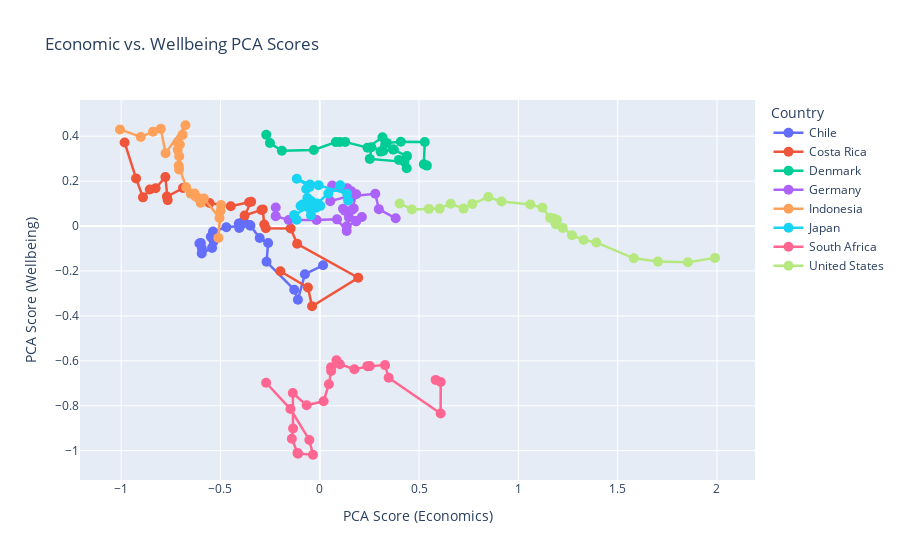

Here is the notebook cell this chart was saved with:
### Code cell
final_df = final_df.sort_values(by=['Country Name', 'Year'])

# --- Plotly Visualization ---
fig = px.line(
    final_df, 
    x='score_pca_economics', 
    y='score_pca_wellbeing', 
    color='Country Name',
    hover_data={'Year': True, 'score_pca_economics': ':.2f', 'score_pca_wellbeing': ':.2f'},
    line_group='Country Name',
    title='Economic vs. Wellbeing PCA Scores',
)

# Add markers (points) to the line plot for individual year visibility
fig.update_traces(
    mode='lines+markers', 
    marker={'size': 10},
    line={'width': 2.5}
)

# Final layout adjustments for clarity
fig.update_layout(
    xaxis_title='PCA Score (Economics)',
    yaxis_title='PCA Score (Wellbeing)',
    legend_title='Country',
    # Enable zoom/pan functionality
    hovermode='closest' 
)

fig.show()

### Figure 1 — Plotly figure (JSON) as saved in the notebook; plotly's stock layout.template omitted (floating-point values rounded to 4 significant figures)
{"data": [{"customdata": [[2000], [2001], [2002], [2003], [2004], [2005], [2006], [2007], [2008], [2009], [2010], [2011], [2012], [2013], [2014], [2015], [2016], [2017], [2018], [2019], [2020], [2021], [2022], [2023]], "hovertemplate": "Country Name=Chile<br>score_pca_economics=%{x:.2f}<br>score_pca_wellbeing=%{y:.2f}<br>Year=%{customdata[0]}<extra></extra>", "legendgroup": "Chile", "line": {"color": "#636efa", "dash": "solid", "width": 2.5}, "marker": {"size": 10, "symbol": "circle"}, "mode": "lines+markers", "name": "Chile", "orientation": "v", "showlegend": true, "type": "scatter", "x": [-0.606, -0.5984, -0.593, -0.5942, -0.5423, -0.5345, -0.5485, -0.5375, -0.4703, -0.3514, -0.4076, -0.3966, -0.4054, -0.4039, -0.3819, -0.383, -0.3489, -0.3024, -0.2599, -0.268, -0.1285, -0.11, -0.07477, 0.01662], "xaxis": "x", "y": [-0.07759, -0.07529, -0.1013, -0.122, -0.09726, -0.06814, -0.04788, -0.02465, -0.005316, 0.004612, 0.01102, 0.008419, -0.009019, -0.003781, 0.01305, 0.02273, 0.001467, -0.05302, -0.0757, -0.159, -0.2833, -0.3282, -0.2146, -0.1747], "yaxis": "y"}, {"customdata": [[2000], [2001], [2002], [2003], [2004], [2005], [2006], [2007], [2008], [2009], [2010], [2011], [2012], [2013], [2014], [2015], [2016], [2017], [2018], [2019], [2020], [2021], [2022], [2023]], "hovertemplate": "Country Name=Costa Rica<br>score_pca_economics=%{x:.2f}<br>score_pca_wellbeing=%{y:.2f}<br>Year=%{customdata[0]}<extra></extra>", "legendgroup": "Costa Rica", "line": {"color": "#EF553B", "dash": "solid", "width": 2.5}, "marker": {"size": 10, "symbol": "circle"}, "mode": "lines+markers", "name": "Costa Rica", "orientation": "v", "showlegend": true, "type": "scatter", "x": [-0.9826, -0.9248, -0.8902, -0.8556, -0.8263, -0.7773, -0.7657, -0.7697, -0.6886, -0.5549, -0.4479, -0.3558, -0.3453, -0.3782, -0.2934, -0.2871, -0.2794, -0.2716, -0.1464, -0.1137, 0.1936, -0.0387, -0.05966, -0.1984], "xaxis": "x", "y": [0.3721, 0.212, 0.1277, 0.1623, 0.1679, 0.2183, 0.1155, 0.1309, 0.169, 0.1025, 0.0884, 0.1057, 0.1083, 0.04701, 0.07115, 0.07401, 0.0072, -0.009574, -0.01119, -0.07915, -0.2303, -0.3569, -0.2737, -0.2012], "yaxis": "y"}, {"customdata": [[2000], [2001], [2002], [2003], [2004], [2005], [2006], [2007], [2008], [2009], [2010], [2011], [2012], [2013], [2014], [2015], [2016], [2017], [2018], [2019], [2020], [2021], [2022], [2023]], "hovertemplate": "Country Name=Denmark<br>score_pca_economics=%{x:.2f}<br>score_pca_wellbeing=%{y:.2f}<br>Year=%{customdata[0]}<extra></extra>", "legendgroup": "Denmark", "line": {"color": "#00cc96", "dash": "solid", "width": 2.5}, "marker": {"size": 10, "symbol": "circle"}, "mode": "lines+markers", "name": "Denmark", "orientation": "v", "showlegend": true, "type": "scatter", "x": [-0.2693, -0.2509, -0.1908, -0.02991, 0.08125, 0.1023, 0.128, 0.2404, 0.3158, 0.3064, 0.3677, 0.4393, 0.3983, 0.438, 0.4265, 0.252, 0.26, 0.3188, 0.3728, 0.3373, 0.4081, 0.5288, 0.5242, 0.5393], "xaxis": "x", "y": [0.4065, 0.3695, 0.3354, 0.3383, 0.3736, 0.3744, 0.3746, 0.3486, 0.3951, 0.3313, 0.3413, 0.3112, 0.2944, 0.2569, 0.2859, 0.2989, 0.3511, 0.3341, 0.3407, 0.3701, 0.3751, 0.3741, 0.2747, 0.269], "yaxis": "y"}, {"customdata": [[2000], [2001], [2002], [2003], [2004], [2005], [2006], [2007], [2008], [2009], [2010], [2011], [2012], [2013], [2014], [2015], [2016], [2017], [2018], [2019], [2020], [2021], [2022], [2023]], "hovertemplate": "Country Name=Germany<br>score_pca_economics=%{x:.2f}<br>score_pca_wellbeing=%{y:.2f}<br>Year=%{customdata[0]}<extra></extra>", "legendgroup": "Germany", "line": {"color": "#ab63fa", "dash": "solid", "width": 2.5}, "marker": {"size": 10, "symbol": "circle"}, "mode": "lines+markers", "name": "Germany", "orientation": "v", "showlegend": true, "type": "scatter", "x": [-0.2216, -0.2216, -0.1564, -0.01584, 0.08691, 0.1356, 0.1359, 0.1832, 0.2122, 0.1468, 0.1265, 0.1709, 0.117, 0.1615, 0.1838, 0.05292, 0.06269, 0.1024, 0.1592, 0.1378, 0.1579, 0.2796, 0.2974, 0.3822], "xaxis": "x", "y": [0.08245, 0.04405, 0.02708, 0.02664, 0.0298, -0.02176, -0.0008703, 0.02003, 0.04038, 0.0382, 0.06845, 0.07857, 0.07728, 0.07163, 0.1413, 0.1108, 0.1803, 0.1757, 0.1547, 0.1686, 0.133, 0.1438, 0.07519, 0.03454], "yaxis": "y"}, {"customdata": [[2000], [2001], [2002], [2003], [2004], [2005], [2006], [2007], [2008], [2009], [2010], [2011], [2012], [2013], [2014], [2015], [2016], [2017], [2018], [2019], [2020], [2021], [2022], [2023]], "hovertemplate": "Country Name=Indonesia<br>score_pca_economics=%{x:.2f}<br>score_pca_wellbeing=%{y:.2f}<br>Year=%{customdata[0]}<extra></extra>", "legendgroup": "Indonesia", "line": {"color": "#FFA15A", "dash": "solid", "width": 2.5}, "marker": {"size": 10, "symbol": "circle"}, "mode": "lines+markers", "name": "Indonesia", "orientation": "v", "showlegend": true, "type": "scatter", "x": [-1.006, -0.9013, -0.8395, -0.8001, -0.7762, -0.6759, -0.6906, -0.7162, -0.7044, -0.7151, -0.7078, -0.7082, -0.7098, -0.6726, -0.6496, -0.626, -0.6301, -0.611, -0.5994, -0.5833, -0.5047, -0.5103, -0.4967, -0.499], "xaxis": "x", "y": [0.4301, 0.3966, 0.4202, 0.4326, 0.3243, 0.4487, 0.4057, 0.3731, 0.3631, 0.3396, 0.3106, 0.2519, 0.2695, 0.1724, 0.1444, 0.1321, 0.1451, 0.1241, 0.1032, 0.1224, 0.03582, -0.05279, 0.09373, 0.06801], "yaxis": "y"}, {"customdata": [[2000], [2001], [2002], [2003], [2004], [2005], [2006], [2007], [2008], [2009], [2010], [2011], [2012], [2013], [2014], [2015], [2016], [2017], [2018], [2019], [2020], [2021], [2022], [2023]], "hovertemplate": "Country Name=Japan<br>score_pca_economics=%{x:.2f}<br>score_pca_wellbeing=%{y:.2f}<br>Year=%{customdata[0]}<extra></extra>", "legendgroup": "Japan", "line": {"color": "#19d3f3", "dash": "solid", "width": 2.5}, "marker": {"size": 10, "symbol": "circle"}, "mode": "lines+markers", "name": "Japan", "orientation": "v", "showlegend": true, "type": "scatter", "x": [0.002923, -0.06988, -0.08658, -0.04977, -0.01886, -0.04418, -0.08492, -0.09653, -0.01436, 0.04347, 0.1029, 0.1426, 0.1376, -0.005991, -0.04909, -0.1156, -0.0509, -0.0681, -0.06269, -0.05092, -0.04493, -0.04124, -0.1289, -0.1163], "xaxis": "x", "y": [0.08983, 0.09074, 0.09607, 0.07678, 0.08192, 0.04837, 0.08806, 0.08921, 0.1005, 0.1451, 0.1817, 0.1141, 0.1438, 0.1821, 0.1845, 0.2104, 0.1744, 0.1648, 0.1251, 0.09912, 0.1127, 0.0923, 0.04875, 0.02832], "yaxis": "y"}, {"customdata": [[2000], [2001], [2002], [2003], [2004], [2005], [2006], [2007], [2008], [2009], [2010], [2011], [2012], [2013], [2014], [2015], [2016], [2017], [2018], [2019], [2020], [2021], [2022], [2023]], "hovertemplate": "Country Name=South Africa<br>score_pca_economics=%{x:.2f}<br>score_pca_wellbeing=%{y:.2f}<br>Year=%{customdata[0]}<extra></extra>", "legendgroup": "South Africa", "line": {"color": "#FF6692", "dash": "solid", "width": 2.5}, "marker": {"size": 10, "symbol": "circle"}, "mode": "lines+markers", "name": "South Africa", "orientation": "v", "showlegend": true, "type": "scatter", "x": [-0.2702, -0.1474, -0.05244, -0.03422, -0.1094, -0.1122, -0.1405, -0.1344, -0.1355, -0.066, 0.01933, 0.04595, 0.05745, 0.0571, 0.08416, 0.1013, 0.1742, 0.2398, 0.2519, 0.3287, 0.3469, 0.6087, 0.6091, 0.5837], "xaxis": "x", "y": [-0.6976, -0.8147, -0.9521, -1.018, -1.013, -1.01, -0.9473, -0.9011, -0.7432, -0.7981, -0.7797, -0.7044, -0.6454, -0.629, -0.5973, -0.615, -0.6378, -0.6237, -0.6236, -0.6192, -0.6752, -0.8347, -0.6942, -0.685], "yaxis": "y"}, {"customdata": [[2000], [2001], [2002], [2003], [2004], [2005], [2006], [2007], [2008], [2009], [2010], [2011], [2012], [2013], [2014], [2015], [2016], [2017], [2018], [2019], [2020], [2021], [2022], [2023]], "hovertemplate": "Country Name=United States<br>score_pca_economics=%{x:.2f}<br>score_pca_wellbeing=%{y:.2f}<br>Year=%{customdata[0]}<extra></extra>", "legendgroup": "United States", "line": {"color": "#B6E880", "dash": "solid", "width": 2.5}, "marker": {"size": 10, "symbol": "circle"}, "mode": "lines+markers", "name": "United States", "orientation": "v", "showlegend": true, "type": "scatter", "x": [0.402, 0.4638, 0.5493, 0.6038, 0.6595, 0.7242, 0.7682, 0.8485, 0.9151, 1.06, 1.121, 1.159, 1.178, 1.195, 1.185, 1.188, 1.223, 1.27, 1.329, 1.393, 1.582, 1.703, 1.854, 1.99], "xaxis": "x", "y": [0.1005, 0.07369, 0.0763, 0.07761, 0.09937, 0.07762, 0.09863, 0.129, 0.1089, 0.0959, 0.08175, 0.03671, 0.03388, 0.02702, 0.01745, 0.008309, -0.008346, -0.0411, -0.06231, -0.07309, -0.1435, -0.1583, -0.161, -0.1418], "yaxis": "y"}], "layout": {"hovermode": "closest", "legend": {"title": {"text": "Country"}, "tracegroupgap": 0}, "title": {"text": "Economic vs. Wellbeing PCA Scores"}, "xaxis": {"anchor": "y", "domain": [0, 1], "title": {"text": "PCA Score (Economics)"}}, "yaxis": {"anchor": "x", "domain": [0, 1], "title": {"text": "PCA Score (Wellbeing)"}}}}
